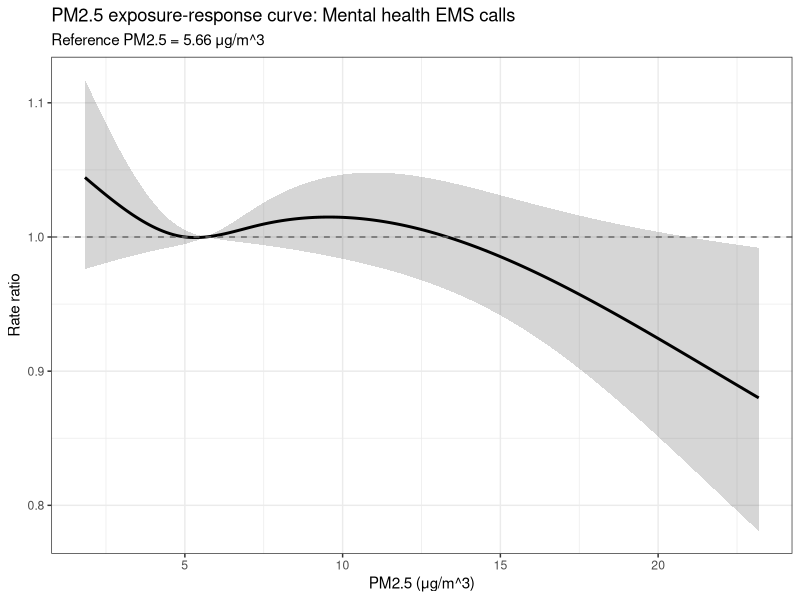
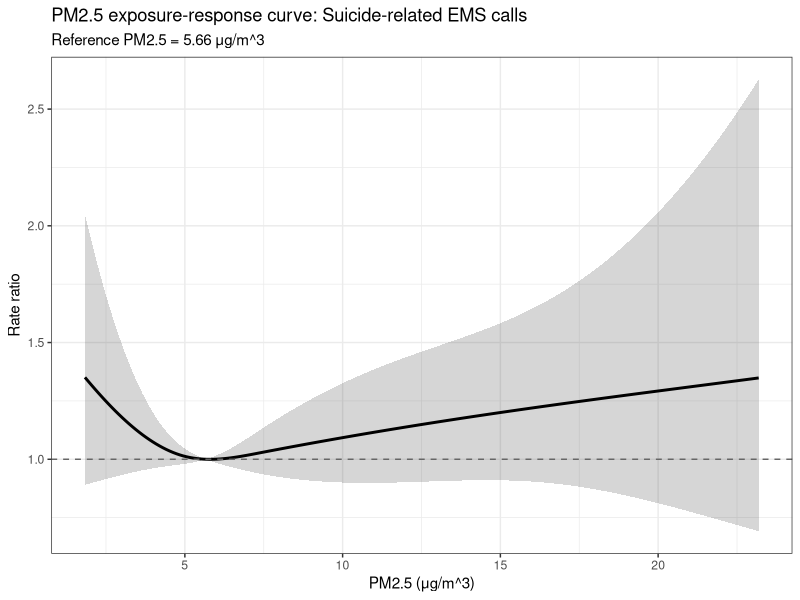
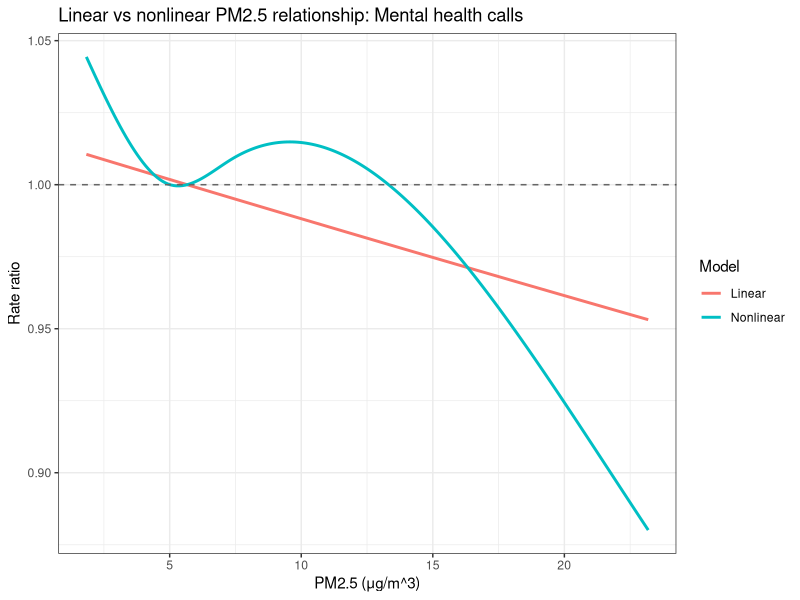
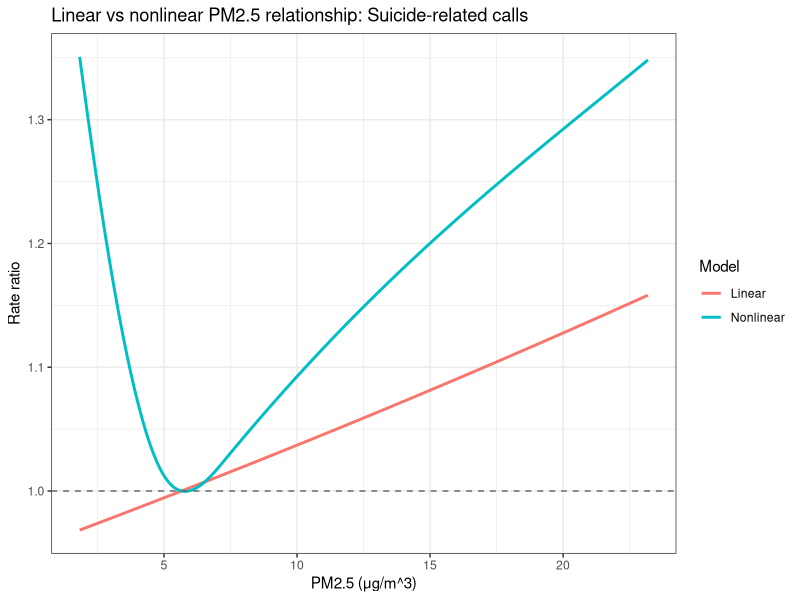
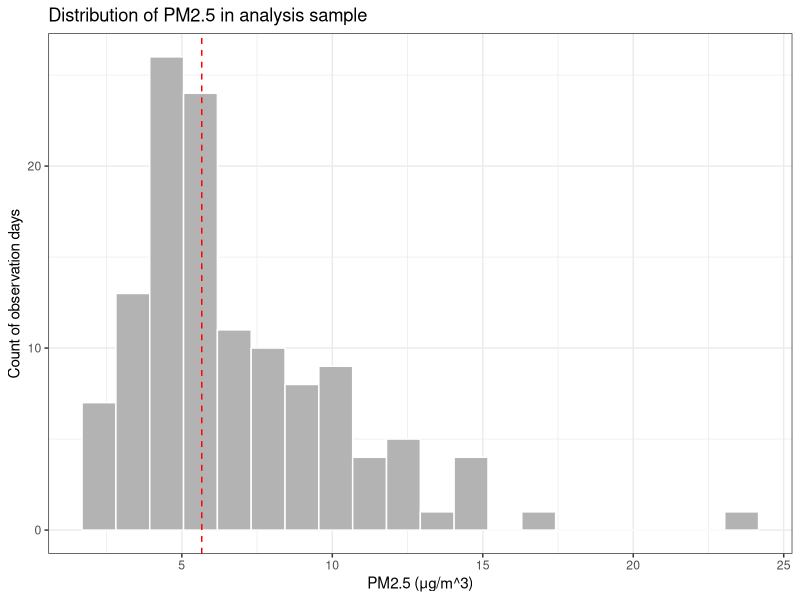
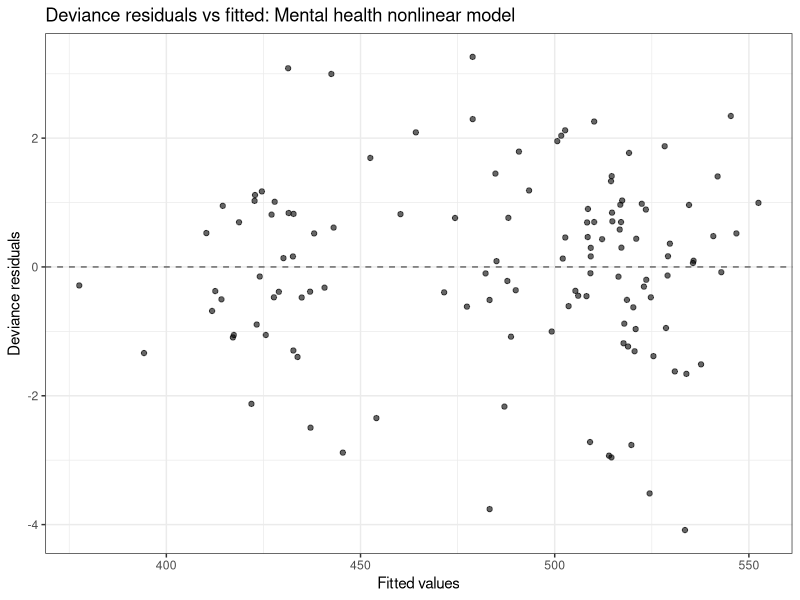
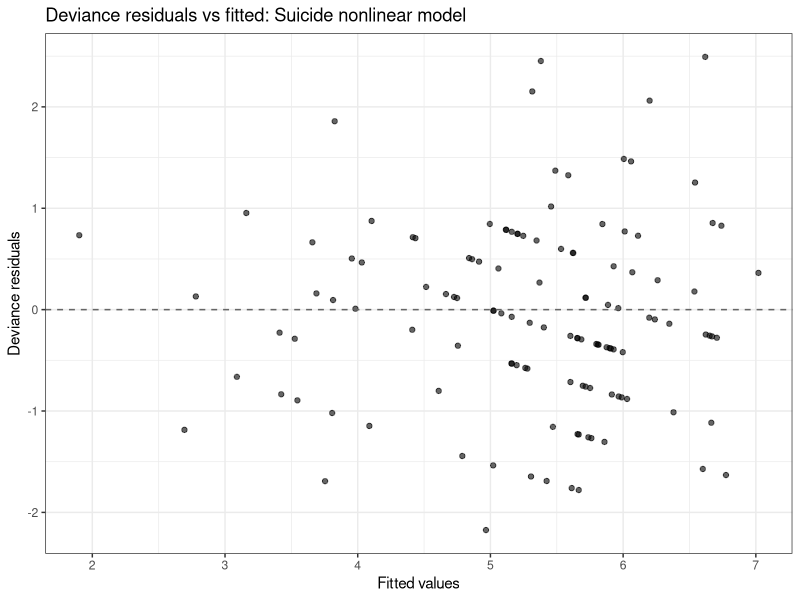
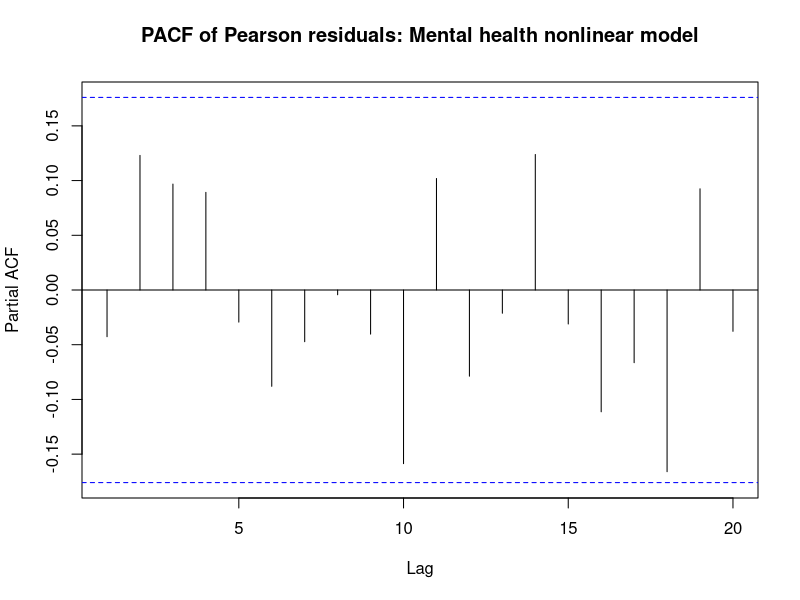

Write R code to recreate these figures, in order.
## ---- chunk 1
knitr::opts_chunk$set(
  echo = TRUE,
  warning = FALSE,
  message = FALSE
)
## ---- chunk 2
library(dplyr)
library(ggplot2)
library(splines)
library(lubridate)
library(purrr)
library(tidyr)
## ---- chunk 3
df <- read.csv("data/analysis_2024.csv") |>
  mutate(
    date = as.Date(date),
    time = seq_len(n()),
    month_name = factor(month(date, label = TRUE, abbr = TRUE),
                        levels = month.abb),
    season = case_when(
      month(date) %in% c(12, 1, 2) ~ "Winter",
      month(date) %in% c(3, 4, 5)  ~ "Spring",
      month(date) %in% c(6, 7, 8)  ~ "Summer",
      TRUE                         ~ "Fall"
    ) |> factor(levels = c("Winter", "Spring", "Summer", "Fall")),
    weekday_name = factor(
      weekdays(date),
      levels = c("Monday", "Tuesday", "Wednesday",
                 "Thursday", "Friday", "Saturday", "Sunday")
    ),
    is_weekend = as.numeric(is_weekend)
  )

str(df)
summary(df[, c("pm25", "mental_health", "suicide", "tmean", "precip", "is_weekend")])
## ---- chunk 4
fit_mh_linear <- glm(
  mental_health ~ pm25 + ns(time, 4) + ns(tmean, 3) + is_weekend + precip,
  family = quasipoisson(link = "log"),
  data = df
)

fit_mh_nonlinear <- glm(
  mental_health ~ ns(pm25, 3) + ns(time, 4) + ns(tmean, 3) + is_weekend + precip,
  family = quasipoisson(link = "log"),
  data = df
)

summary(fit_mh_linear)
summary(fit_mh_nonlinear)
## ---- chunk 5
fit_sui_linear <- glm(
  suicide ~ pm25 + ns(time, 4) + ns(tmean, 3) + is_weekend + precip,
  family = quasipoisson(link = "log"),
  data = df
)

fit_sui_nonlinear <- glm(
  suicide ~ ns(pm25, 3) + ns(time, 4) + ns(tmean, 3) + is_weekend + precip,
  family = quasipoisson(link = "log"),
  data = df
)

summary(fit_sui_linear)
summary(fit_sui_nonlinear)
## ---- chunk 6
model_compare <- data.frame(
  Model = c("MH linear", "MH nonlinear", "Suicide linear", "Suicide nonlinear"),
  Residual_Deviance = c(
    fit_mh_linear$deviance,
    fit_mh_nonlinear$deviance,
    fit_sui_linear$deviance,
    fit_sui_nonlinear$deviance
  ),
  DF_Residual = c(
    fit_mh_linear$df.residual,
    fit_mh_nonlinear$df.residual,
    fit_sui_linear$df.residual,
    fit_sui_nonlinear$df.residual
  ),
  Dispersion = c(
    summary(fit_mh_linear)$dispersion,
    summary(fit_mh_nonlinear)$dispersion,
    summary(fit_sui_linear)$dispersion,
    summary(fit_sui_nonlinear)$dispersion
  )
)

model_compare
## ---- chunk 7
drop1(fit_mh_nonlinear, test = "F")
drop1(fit_sui_nonlinear, test = "F")
## ---- chunk 8
get_rr10 <- function(model, var = "pm25") {
  beta <- coef(model)[var]
  se   <- sqrt(vcov(model)[var, var])

  rr    <- exp(beta * 10)
  lower <- exp((beta - 1.96 * se) * 10)
  upper <- exp((beta + 1.96 * se) * 10)

  data.frame(
    term = var,
    beta = beta,
    RR_10 = rr,
    lower_95 = lower,
    upper_95 = upper
  )
}

rr_mh_linear  <- get_rr10(fit_mh_linear, "pm25")
rr_sui_linear <- get_rr10(fit_sui_linear, "pm25")

rr_mh_linear
rr_sui_linear
## ---- chunk 9
make_er_curve <- function(model, data, outcome_name,
                          pm_var = "pm25",
                          ref_value = median(data[[pm_var]], na.rm = TRUE),
                          n_points = 200) {

  pm_seq <- seq(min(data[[pm_var]], na.rm = TRUE),
                max(data[[pm_var]], na.rm = TRUE),
                length.out = n_points)

  newdata <- data.frame(
    pm25 = pm_seq,
    time = median(data$time, na.rm = TRUE),
    tmean = median(data$tmean, na.rm = TRUE),
    is_weekend = 0,
    precip = median(data$precip, na.rm = TRUE)
  )

  refdata <- newdata[1, ]
  refdata$pm25 <- ref_value

  X_new <- model.matrix(delete.response(terms(model)), newdata)
  X_ref <- model.matrix(delete.response(terms(model)), refdata)

  beta <- coef(model)
  V    <- vcov(model)

  diff_mat <- X_new - matrix(X_ref, nrow = nrow(X_new), ncol = ncol(X_new), byrow = TRUE)

  eta_diff <- as.vector(diff_mat %*% beta)
  se_diff  <- sqrt(diag(diff_mat %*% V %*% t(diff_mat)))

  data.frame(
    pm25 = pm_seq,
    RR = exp(eta_diff),
    lower = exp(eta_diff - 1.96 * se_diff),
    upper = exp(eta_diff + 1.96 * se_diff),
    outcome = outcome_name,
    ref_value = ref_value
  )
}

make_linear_curve <- function(model, data, outcome_name,
                              pm_var = "pm25",
                              ref_value = median(data[[pm_var]], na.rm = TRUE),
                              n_points = 200) {

  pm_seq <- seq(min(data[[pm_var]], na.rm = TRUE),
                max(data[[pm_var]], na.rm = TRUE),
                length.out = n_points)

  beta <- coef(model)["pm25"]
  se   <- sqrt(vcov(model)["pm25", "pm25"])

  eta_diff <- beta * (pm_seq - ref_value)
  se_diff  <- abs(pm_seq - ref_value) * se

  data.frame(
    pm25 = pm_seq,
    RR = exp(eta_diff),
    lower = exp(eta_diff - 1.96 * se_diff),
    upper = exp(eta_diff + 1.96 * se_diff),
    outcome = outcome_name,
    model_type = "Linear"
  )
}
## ---- chunk 10
curve_mh  <- make_er_curve(fit_mh_nonlinear, df, "Mental health")
curve_sui <- make_er_curve(fit_sui_nonlinear, df, "Suicide")
## ---- chunk 11
ggplot(curve_mh, aes(x = pm25, y = RR)) +
  geom_ribbon(aes(ymin = lower, ymax = upper), alpha = 0.2) +
  geom_line(linewidth = 1) +
  geom_hline(yintercept = 1, linetype = 2, color = "gray40") +
  labs(
    title = "PM2.5 exposure-response curve: Mental health EMS calls",
    subtitle = paste0("Reference PM2.5 = ", round(unique(curve_mh$ref_value), 2), " \u03bcg/m^3"),
    x = "PM2.5 (\u03bcg/m^3)",
    y = "Rate ratio"
  ) +
  theme_bw()
## ---- chunk 12
ggplot(curve_sui, aes(x = pm25, y = RR)) +
  geom_ribbon(aes(ymin = lower, ymax = upper), alpha = 0.2) +
  geom_line(linewidth = 1) +
  geom_hline(yintercept = 1, linetype = 2, color = "gray40") +
  labs(
    title = "PM2.5 exposure-response curve: Suicide-related EMS calls",
    subtitle = paste0("Reference PM2.5 = ", round(unique(curve_sui$ref_value), 2), " \u03bcg/m^3"),
    x = "PM2.5 (\u03bcg/m^3)",
    y = "Rate ratio"
  ) +
  theme_bw()
## ---- chunk 13
curve_mh_linear  <- make_linear_curve(fit_mh_linear, df, "Mental health")
curve_sui_linear <- make_linear_curve(fit_sui_linear, df, "Suicide")

curve_mh_nl_plot  <- curve_mh  |> mutate(model_type = "Nonlinear")
curve_sui_nl_plot <- curve_sui |> mutate(model_type = "Nonlinear")

curve_compare_mh  <- bind_rows(curve_mh_linear, curve_mh_nl_plot)
curve_compare_sui <- bind_rows(curve_sui_linear, curve_sui_nl_plot)
## ---- chunk 14
ggplot(curve_compare_mh, aes(x = pm25, y = RR, color = model_type)) +
  geom_line(linewidth = 1) +
  geom_hline(yintercept = 1, linetype = 2, color = "gray40") +
  labs(
    title = "Linear vs nonlinear PM2.5 relationship: Mental health calls",
    x = "PM2.5 (\u03bcg/m^3)",
    y = "Rate ratio",
    color = "Model"
  ) +
  theme_bw()
## ---- chunk 15
ggplot(curve_compare_sui, aes(x = pm25, y = RR, color = model_type)) +
  geom_line(linewidth = 1) +
  geom_hline(yintercept = 1, linetype = 2, color = "gray40") +
  labs(
    title = "Linear vs nonlinear PM2.5 relationship: Suicide-related calls",
    x = "PM2.5 (\u03bcg/m^3)",
    y = "Rate ratio",
    color = "Model"
  ) +
  theme_bw()
## ---- chunk 16
ggplot(df, aes(x = pm25)) +
  geom_histogram(bins = 20, fill = "gray70", color = "white") +
  geom_vline(xintercept = median(df$pm25, na.rm = TRUE), linetype = 2, color = "red") +
  labs(
    title = "Distribution of PM2.5 in analysis sample",
    x = "PM2.5 (\u03bcg/m^3)",
    y = "Count of observation days"
  ) +
  theme_bw()
## ---- chunk 17
diag_mh <- data.frame(
  fitted = fitted(fit_mh_nonlinear),
  resid  = residuals(fit_mh_nonlinear, type = "deviance")
)

ggplot(diag_mh, aes(fitted, resid)) +
  geom_point(alpha = 0.6) +
  geom_hline(yintercept = 0, linetype = 2, color = "gray40") +
  labs(
    title = "Deviance residuals vs fitted: Mental health nonlinear model",
    x = "Fitted values",
    y = "Deviance residuals"
  ) +
  theme_bw()
## ---- chunk 18
diag_sui <- data.frame(
  fitted = fitted(fit_sui_nonlinear),
  resid  = residuals(fit_sui_nonlinear, type = "deviance")
)

ggplot(diag_sui, aes(fitted, resid)) +
  geom_point(alpha = 0.6) +
  geom_hline(yintercept = 0, linetype = 2, color = "gray40") +
  labs(
    title = "Deviance residuals vs fitted: Suicide nonlinear model",
    x = "Fitted values",
    y = "Deviance residuals"
  ) +
  theme_bw()
## ---- chunk 19
pacf(
  residuals(fit_mh_nonlinear, type = "pearson"),
  main = "PACF of Pearson residuals: Mental health nonlinear model"
)

pacf(
  residuals(fit_sui_nonlinear, type = "pearson"),
  main = "PACF of Pearson residuals: Suicide nonlinear model"
)
## ---- chunk 20
fit_mh_nonlinear_df4 <- glm(
  mental_health ~ ns(pm25, 4) + ns(time, 4) + ns(tmean, 3) + is_weekend + precip,
  family = quasipoisson(link = "log"),
  data = df
)

fit_sui_nonlinear_df4 <- glm(
  suicide ~ ns(pm25, 4) + ns(time, 4) + ns(tmean, 3) + is_weekend + precip,
  family = quasipoisson(link = "log"),
  data = df
)

curve_mh_df4  <- make_er_curve(fit_mh_nonlinear_df4, df, "Mental health") |> mutate(df_pm = "df = 4")
curve_sui_df4 <- make_er_curve(fit_sui_nonlinear_df4, df, "Suicide") |> mutate(df_pm = "df = 4")

curve_mh_df3  <- curve_mh  |> mutate(df_pm = "df = 3")
curve_sui_df3 <- curve_sui |> mutate(df_pm = "df = 3")

curve_mh_sens  <- bind_rows(curve_mh_df3, curve_mh_df4)
curve_sui_sens <- bind_rows(curve_sui_df3, curve_sui_df4)
## ---- chunk 21
ggplot(curve_mh_sens, aes(pm25, RR, color = df_pm)) +
  geom_line(linewidth = 1) +
  geom_hline(yintercept = 1, linetype = 2) +
  labs(
    title = "Sensitivity to PM2.5 spline df: Mental health",
    x = "PM2.5 (\u03bcg/m^3)",
    y = "Rate ratio",
    color = "PM2.5 spline"
  ) +
  theme_bw()
## ---- chunk 22
ggplot(curve_sui_sens, aes(pm25, RR, color = df_pm)) +
  geom_line(linewidth = 1) +
  geom_hline(yintercept = 1, linetype = 2) +
  labs(
    title = "Sensitivity to PM2.5 spline df: Suicide",
    x = "PM2.5 (\u03bcg/m^3)",
    y = "Rate ratio",
    color = "PM2.5 spline"
  ) +
  theme_bw()
## ---- chunk 23
pm95 <- quantile(df$pm25, 0.95, na.rm = TRUE)

df_no_high <- df |> filter(pm25 <= pm95)

fit_mh_no_high <- glm(
  mental_health ~ ns(pm25, 3) + ns(time, 4) + ns(tmean, 3) + is_weekend + precip,
  family = quasipoisson(link = "log"),
  data = df_no_high
)

fit_sui_no_high <- glm(
  suicide ~ ns(pm25, 3) + ns(time, 4) + ns(tmean, 3) + is_weekend + precip,
  family = quasipoisson(link = "log"),
  data = df_no_high
)

curve_mh_no_high <- make_er_curve(fit_mh_no_high, df_no_high, "Mental health") |>
  mutate(sample = "Exclude >95th percentile")

curve_sui_no_high <- make_er_curve(fit_sui_no_high, df_no_high, "Suicide") |>
  mutate(sample = "Exclude >95th percentile")

curve_mh_main <- curve_mh |> mutate(sample = "Main sample")
curve_sui_main <- curve_sui |> mutate(sample = "Main sample")
## ---- chunk 24
ggplot(bind_rows(curve_mh_main, curve_mh_no_high), aes(pm25, RR, color = sample)) +
  geom_line(linewidth = 1) +
  geom_hline(yintercept = 1, linetype = 2) +
  labs(
    title = "Sensitivity to extreme PM2.5 days: Mental health",
    x = "PM2.5 (\u03bcg/m^3)",
    y = "Rate ratio"
  ) +
  theme_bw()
## ---- chunk 25
ggplot(bind_rows(curve_sui_main, curve_sui_no_high), aes(pm25, RR, color = sample)) +
  geom_line(linewidth = 1) +
  geom_hline(yintercept = 1, linetype = 2) +
  labs(
    title = "Sensitivity to extreme PM2.5 days: Suicide",
    x = "PM2.5 (\u03bcg/m^3)",
    y = "Rate ratio"
  ) +
  theme_bw()
## ---- chunk 26
fit_time_sensitivity <- function(outcome, time_df, data) {
  form <- as.formula(
    paste0(outcome,
           " ~ ns(pm25, 3) + ns(time, ", time_df, ") + ns(tmean, 3) + is_weekend + precip")
  )

  glm(form, family = quasipoisson(link = "log"), data = data)
}

time_df_results_mh <- map_df(3:6, function(k) {
  mod <- fit_time_sensitivity("mental_health", k, df)
  curve <- make_er_curve(mod, df, "Mental health")
  curve$time_df <- paste0("time df = ", k)
  curve
})

time_df_results_sui <- map_df(3:6, function(k) {
  mod <- fit_time_sensitivity("suicide", k, df)
  curve <- make_er_curve(mod, df, "Suicide")
  curve$time_df <- paste0("time df = ", k)
  curve
})
## ---- chunk 27
ggplot(time_df_results_mh, aes(pm25, RR, color = time_df)) +
  geom_line(linewidth = 1) +
  geom_hline(yintercept = 1, linetype = 2) +
  labs(
    title = "Sensitivity to time-trend df: Mental health",
    x = "PM2.5 (\u03bcg/m^3)",
    y = "Rate ratio",
    color = "Time spline"
  ) +
  theme_bw()
## ---- chunk 28
ggplot(time_df_results_sui, aes(pm25, RR, color = time_df)) +
  geom_line(linewidth = 1) +
  geom_hline(yintercept = 1, linetype = 2) +
  labs(
    title = "Sensitivity to time-trend df: Suicide",
    x = "PM2.5 (\u03bcg/m^3)",
    y = "Rate ratio",
    color = "Time spline"
  ) +
  theme_bw()
## ---- chunk 29
fit_mh_nl_precip <- glm(
  mental_health ~ ns(pm25, 3) + ns(time, 4) + ns(tmean, 3) + is_weekend + ns(precip, 3),
  family = quasipoisson(link = "log"),
  data = df
)

fit_sui_nl_precip <- glm(
  suicide ~ ns(pm25, 3) + ns(time, 4) + ns(tmean, 3) + is_weekend + ns(precip, 3),
  family = quasipoisson(link = "log"),
  data = df
)

curve_mh_nl_precip <- make_er_curve(fit_mh_nl_precip, df, "Mental health") |>
  mutate(model = "Nonlinear precip")

curve_sui_nl_precip <- make_er_curve(fit_sui_nl_precip, df, "Suicide") |>
  mutate(model = "Nonlinear precip")

curve_mh_main2 <- curve_mh |> mutate(model = "Linear precip")
curve_sui_main2 <- curve_sui |> mutate(model = "Linear precip")
## ---- chunk 30
ggplot(bind_rows(curve_mh_main2, curve_mh_nl_precip), aes(pm25, RR, color = model)) +
  geom_line(linewidth = 1) +
  geom_hline(yintercept = 1, linetype = 2) +
  labs(
    title = "Sensitivity to precipitation functional form: Mental health",
    x = "PM2.5 (\u03bcg/m^3)",
    y = "Rate ratio"
  ) +
  theme_bw()
## ---- chunk 31
ggplot(bind_rows(curve_sui_main2, curve_sui_nl_precip), aes(pm25, RR, color = model)) +
  geom_line(linewidth = 1) +
  geom_hline(yintercept = 1, linetype = 2) +
  labs(
    title = "Sensitivity to precipitation functional form: Suicide",
    x = "PM2.5 (\u03bcg/m^3)",
    y = "Rate ratio"
  ) +
  theme_bw()
## ---- chunk 32
results_summary <- bind_rows(
  rr_mh_linear  |> mutate(outcome = "mental_health"),
  rr_sui_linear |> mutate(outcome = "suicide")
) |>
  select(outcome, RR_10, lower_95, upper_95)

results_summary
## ---- chunk 33
library(splines)

# time variable as days since Jan 1
df$time_days <- as.numeric(df$date - min(df$date))

# mental health model
fit_qp_mh <- glm(mental_health ~ pm25 + ns(time_days, 4) + ns(tmean, 3) +
                    is_weekend + precip,
                  family = quasipoisson(link = "log"),
                  data = df)

# suicide model
fit_qp_sui <- glm(suicide ~ pm25 + ns(time_days, 4) + ns(tmean, 3) +
                     is_weekend + precip,
                   family = quasipoisson(link = "log"),
                   data = df)
## ---- chunk 34
summary(fit_qp_mh)
## ---- chunk 35
summary(fit_qp_sui)
## ---- chunk 36
cat("Mental health dispersion:", round(summary(fit_qp_mh)$dispersion, 2), "\n")
cat("Suicide dispersion:", round(summary(fit_qp_sui)$dispersion, 2), "\n")
## ---- chunk 37
extract_rr <- function(model, label) {
  b <- coef(model)["pm25"]
  se <- sqrt(vcov(model)["pm25", "pm25"])
  data.frame(
    outcome = label,
    RR = exp(b * 10),
    lower = exp((b - 1.96 * se) * 10),
    upper = exp((b + 1.96 * se) * 10),
    p = summary(model)$coefficients["pm25", 4]
  )
}

rr_table <- rbind(
  extract_rr(fit_qp_mh, "Mental health"),
  extract_rr(fit_qp_sui, "Suicide")
)
rr_table$RR <- round(rr_table$RR, 3)
rr_table$lower <- round(rr_table$lower, 3)
rr_table$upper <- round(rr_table$upper, 3)
rr_table$p <- round(rr_table$p, 3)
rr_table
## ---- chunk 38
ggplot(rr_table, aes(x = RR, y = outcome)) +
  geom_point(size = 3) +
  geom_errorbarh(aes(xmin = lower, xmax = upper), height = 0.15) +
  geom_vline(xintercept = 1, linetype = "dashed", color = "gray40") +
  labs(x = "Rate ratio per 10 μg/m³ PM2.5", y = NULL,
       title = "PM2.5 association with EMS outcomes (Quasi-Poisson GLM)") +
  theme_bw(base_size = 11)
## ---- chunk 39
sens_df <- data.frame()
for (d in 3:6) {
  fit_tmp <- glm(mental_health ~ pm25 + ns(time_days, d) + ns(tmean, 3) +
                   is_weekend + precip,
                 family = quasipoisson, data = df)
  b <- coef(fit_tmp)["pm25"]
  se <- sqrt(vcov(fit_tmp)["pm25", "pm25"])

  sens_df <- rbind(sens_df, data.frame(
    df_time = d,
    outcome = "Mental health",
    RR = exp(b * 10),
    lower = exp((b - 1.96 * se) * 10),
    upper = exp((b + 1.96 * se) * 10)
  ))

  fit_tmp2 <- glm(suicide ~ pm25 + ns(time_days, d) + ns(tmean, 3) +
                     is_weekend + precip,
                   family = quasipoisson, data = df)
  b2 <- coef(fit_tmp2)["pm25"]
  se2 <- sqrt(vcov(fit_tmp2)["pm25", "pm25"])

  sens_df <- rbind(sens_df, data.frame(
    df_time = d,
    outcome = "Suicide",
    RR = exp(b2 * 10),
    lower = exp((b2 - 1.96 * se2) * 10),
    upper = exp((b2 + 1.96 * se2) * 10)
  ))
}
## ---- chunk 40
ggplot(sens_df, aes(x = factor(df_time), y = RR)) +
  geom_point(size = 2.5) +
  geom_errorbar(aes(ymin = lower, ymax = upper), width = 0.15) +
  geom_hline(yintercept = 1, linetype = "dashed", color = "gray40") +
  facet_wrap(~outcome, scales = "free_y") +
  labs(x = "Time trend spline df", y = "Rate ratio per 10 μg/m³ PM2.5",
       title = "Sensitivity of PM2.5 effect to time trend flexibility") +
  theme_bw(base_size = 11)
## ---- chunk 41
pm95_cutoff <- quantile(df$pm25, 0.95)
df_trimmed <- df[df$pm25 <= pm95_cutoff, ]
cat("Excluded", nrow(df) - nrow(df_trimmed), "days with PM2.5 >",
    round(pm95_cutoff, 1), "μg/m³\n")

fit_trim_mh <- glm(mental_health ~ pm25 + ns(time_days, 4) + ns(tmean, 3) +
                      is_weekend + precip,
                    family = quasipoisson, data = df_trimmed)
fit_trim_sui <- glm(suicide ~ pm25 + ns(time_days, 4) + ns(tmean, 3) +
                       is_weekend + precip,
                     family = quasipoisson, data = df_trimmed)

rr_trim <- rbind(
  extract_rr(fit_trim_mh, "Mental health (trimmed)"),
  extract_rr(fit_trim_sui, "Suicide (trimmed)")
)
rr_trim$RR <- round(rr_trim$RR, 3)
rr_trim$lower <- round(rr_trim$lower, 3)
rr_trim$upper <- round(rr_trim$upper, 3)
rr_trim$p <- round(rr_trim$p, 3)

rbind(rr_table, rr_trim)
## ---- chunk 42
par(mfrow = c(1, 2))
plot(fitted(fit_qp_mh), residuals(fit_qp_mh, type = "deviance"),
     xlab = "Fitted", ylab = "Deviance residuals",
     main = "Mental health: residuals vs fitted", pch = 16, cex = 0.7)
abline(h = 0, lty = 2)

plot(df$date, residuals(fit_qp_mh, type = "deviance"),
     xlab = "Date", ylab = "Deviance residuals",
     main = "Mental health: residuals over time", pch = 16, cex = 0.7)
abline(h = 0, lty = 2)
## ---- chunk 43
pacf(residuals(fit_qp_mh, type = "deviance"),
     main = "PACF of deviance residuals (mental health)")
## ---- chunk 44
par(mfrow = c(1, 2))
plot(fitted(fit_qp_sui), residuals(fit_qp_sui, type = "deviance"),
     xlab = "Fitted", ylab = "Deviance residuals",
     main = "Suicide: residuals vs fitted", pch = 16, cex = 0.7)
abline(h = 0, lty = 2)

plot(df$date, residuals(fit_qp_sui, type = "deviance"),
     xlab = "Date", ylab = "Deviance residuals",
     main = "Suicide: residuals over time", pch = 16, cex = 0.7)
abline(h = 0, lty = 2)
## ---- chunk 45
df$pred_mh <- fitted(fit_qp_mh)

ggplot(df, aes(x = date)) +
  geom_point(aes(y = mental_health), alpha = 0.4, size = 1.2, color = "gray40") +
  geom_line(aes(y = pred_mh), color = "#E15759", linewidth = 0.8) +
  labs(x = "Date", y = "Daily count",
       title = "Mental health calls: observed vs quasi-Poisson fitted values") +
  theme_bw(base_size = 11)
